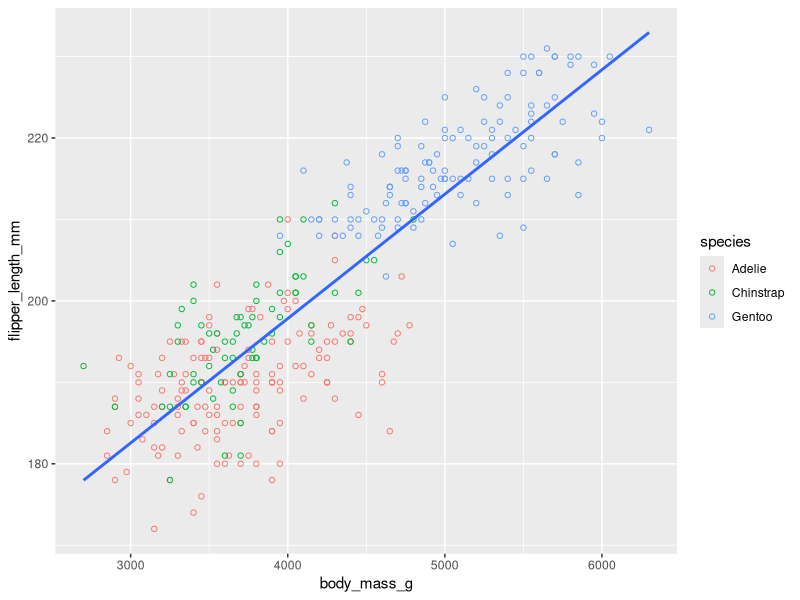

Reproduce this figure in R.
## ---- chunk 1
knitr::opts_chunk$set(echo = TRUE, warning = FALSE)
## ---- chunk 2
library(palmerpenguins)
library(tidyverse)
## ---- chunk 3
ggplot(data = penguins, mapping = aes(x = body_mass_g, y = flipper_length_mm)) + 
  geom_point(mapping = aes(color = species), shape = 1) +
  geom_smooth(method = "lm", se = F)
